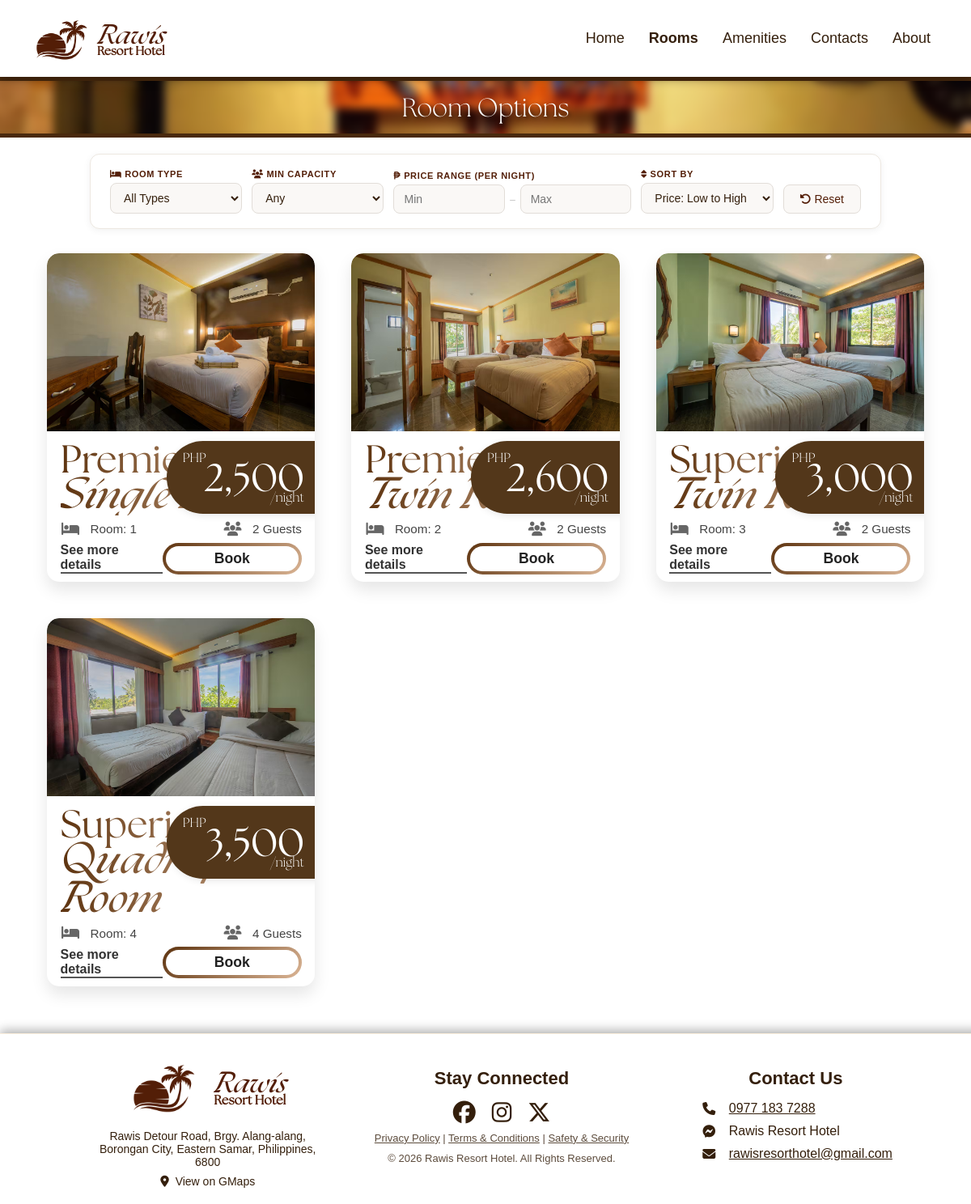
The page /rooms.php on the database its author committed.
### tables this page shows
CREATE TABLE `rooms` (
  `room_id`         INT          NOT NULL AUTO_INCREMENT,
  `room_number`     VARCHAR(20)  NOT NULL UNIQUE,
  `room_type`       VARCHAR(50)  NOT NULL,
  `max_capacity`    INT          NOT NULL,
  `price_per_night` DECIMAL(10,2) NOT NULL,
  `room_status`     VARCHAR(20)  NOT NULL DEFAULT 'available',
  `image_path`      TEXT         DEFAULT NULL,
  `extra_guest_fee` DECIMAL(10,2) NOT NULL DEFAULT 0.00,
  `extra_bed_fee`   DECIMAL(10,2) NOT NULL DEFAULT 0.00,
  `num_bedrooms`    INT          NOT NULL DEFAULT 1,
  `num_beds`        INT          NOT NULL DEFAULT 1,
  `bed_type`        VARCHAR(50)  NOT NULL DEFAULT 'Double',
  PRIMARY KEY (`room_id`)
);

### rooms.php (the view, shortened to what this page needs)
<?php
require_once __DIR__ . '/php/config.php';
$rooms = $conn->query("SELECT * FROM rooms WHERE room_status='available' ORDER BY price_per_night ASC");
$all_rooms = [];
while ($r = $rooms->fetch_assoc()) {
    $all_rooms[] = $r;
}
?>
<!DOCTYPE html>
<html lang="en">
<head>
<head>
    <link rel="stylesheet" href="assets/css/base.css">
    <link rel="stylesheet" href="https://cdnjs.cloudflare.com/ajax/libs/font-awesome/6.5.1/css/all.min.css">
</head>
<body class="customer-page">
<div class="rooms-page">
    <?php require_once __DIR__ . '/php/header.php'; ?>
    <div class="page-header">
        <h1>Room Options</h1>
    </div>
    <div class="filter-bar">
        <div class="filter-group">
            <label><i class="fas fa-bed"></i> Room Type</label>
            <select id="filterType">
                <option value="">All Types</option>
            </select>
        </div>
        <div class="filter-group">
            <label><i class="fas fa-users"></i> Min Capacity</label>
            <select id="filterCapacity">
                <option value="0">Any</option>
            </select>
        </div>
        <div class="filter-group price-group">
            <label><i class="fas fa-peso-sign"></i> Price Range (per night)</label>
            <div class="price-range-row">
                <input type="number" id="filterMinPrice" placeholder="Min" min="0" value="">
                <span>–</span>
                <input type="number" id="filterMaxPrice" placeholder="Max" min="0" value="">
            </div>
        </div>
        <div class="filter-group">
            <label><i class="fas fa-sort"></i> Sort By</label>
            <select id="filterSort">
                <option value="price_asc">Price: Low to High</option>
            </select>
        </div>
        <button class="btn-filter-reset" onclick="resetFilters()">
            <i class="fas fa-rotate-left"></i> Reset
        </button>
    </div>
    <div class="room-cards" id="roomGrid">
        <?php foreach ($all_rooms as $room):
            $name_parts  = explode(' ', $room["room_type"], 2);
            $first_word  = $name_parts[0];
            $second_word = $name_parts[1] ?? '';
        ?>
        <div class="room-card"
             data-type="<?= htmlspecialchars($room["room_type"]); ?>"
             data-capacity="<?= (int)$room["max_capacity"]; ?>"
             data-price="<?= (float)$room["price_per_night"]; ?>"
             data-extra-guest-fee="<?= (float)($room["extra_guest_fee"] ?? 0); ?>"
             data-extra-bed-fee="<?= (float)($room["extra_bed_fee"] ?? 0); ?>"
             data-room-id="<?= $room["room_id"]; ?>"
             data-room-number="<?= htmlspecialchars($room["room_number"]); ?>"
             data-image="<?= htmlspecialchars($room["image_path"]); ?>"
             data-status="<?= htmlspecialchars($room["room_status"]); ?>">
            <img src="<?= htmlspecialchars($room["image_path"]); ?>" alt="Room Image" />
            <div class="room-info">
                <div class="room-price-tag">
                    <span class="currency">PHP</span>
                    <span class="price"><?= number_format($room["price_per_night"], 0); ?></span>
                    <span class="per-night">/night</span>
                </div>
                <h3 class="room-title">
                    <span class="main-name"><?= htmlspecialchars($first_word); ?></span>
                    <span class="sub-name"><?= htmlspecialchars($second_word); ?></span>
                </h3>
                <div class="room-details">
                    <p><i class="fa-solid fa-bed"></i> Room: <?= htmlspecialchars($room["room_number"]); ?></p>
                    <p><i class="fa-solid fa-users"></i> <?= $room["max_capacity"]; ?> Guests</p>
                </div>
                <div class="room-card-actions">
                    <a href="#" class="details-link" onclick="openDetailModal(event, this.closest('.room-card'))">See more details</a>
                    <button onclick="openModal(<?= $room['room_id']; ?>, <?= $room['price_per_night']; ?>, '<?= addslashes(htmlspecialchars($room['room_type'])); ?>', '<?= addslashes(htmlspecialchars($room['room_number'])); ?>', '<?= addslashes(htmlspecialchars($room['image_path'])); ?>', <?= (float)($room['extra_guest_fee'] ?? 0); ?>, <?= (float)($room['extra_bed_fee'] ?? 0); ?>)">Book</button>                </div>
            </div>
        </div>
        <?php endforeach; ?>
    </div>
    <?php require_once __DIR__ . '/php/footer.php'; ?>
</div>
</body>
</html>

### assets/css/header-footer.css (style rules this page uses)
body { padding-top: 80px; }

### rows shown on the page
rooms: image_path (picture), price_per_night "2,500", room_type "Premier", room_type "Single Room", room_number "1", max_capacity "2"
rooms: image_path (picture), price_per_night "2,600", room_type "Premier", room_type "Twin Room", room_number "2", max_capacity "2"
rooms: image_path (picture), price_per_night "3,000", room_type "Superior", room_type "Twin Room", room_number "3", max_capacity "2"
rooms: image_path (picture), price_per_night "3,500", room_type "Superior", room_type "Quadruple Room", room_number "4", max_capacity "4"
